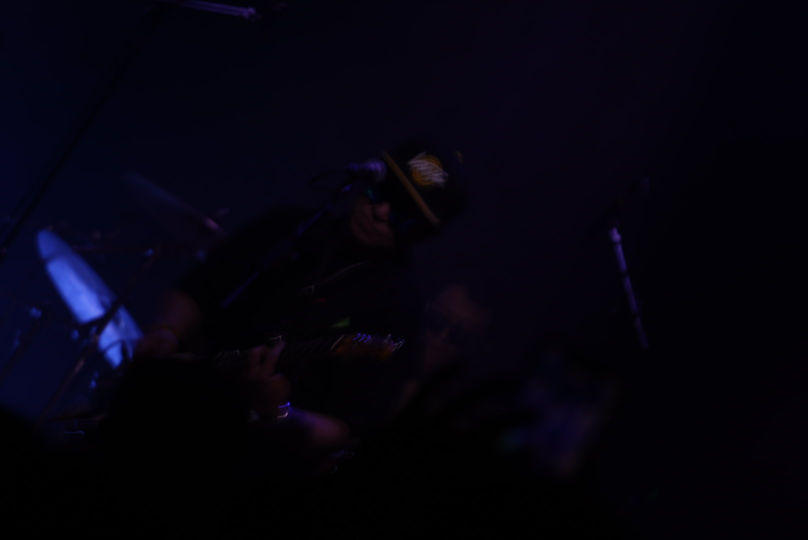
#> input picture data/fixtures/stage1/20260313__DSC06178.jpg, 1616 x 1080 px (shown at 1/2 size)
$ python -i image_processor.py   (imports and definitions only)   (older library calls are emulated)
#> lines starting #> are read from the running program, lines starting #| are printed output that depends on the picture; after the words box and inside, x2 and y2 are one past the last pixel; in counts of white or black regions, pixels touching at a corner belong together
"""Image processing and quality assessment for Livehouse photography pipelines.

设计说明（Livehouse bias）
------------------------
舞台场景常见：射灯高光、烟雾低对比、有意动态模糊。旧版 Stage1 对过曝/欠曝/低对比
直接 ``return False``，会把大量可交给 VLM 的片子挡在 Stage3 之外。

本版策略：
- **硬拒绝（passes_quality=False）** 仅用于：读图失败、无结构的全糊、接近纯色无信息、
  全黑/全白废片。其余情况一律 **放行**，用 ``tech_score`` 与 ``debug_info`` 记录惩罚。
- **动感模糊** 仅在梯度方向性异常 **且** 边缘密度低于地板时才标为 motion blur，避免
  单向舞台光或线条被误判。
- **曝光** 用亮度分位数与自适应高光/阴影占比，替代固定 230/30 直方图 bin。
- **欠曝 salvage**：对带 shadow 惩罚且结构仍在的片子做内存 EV 预览；通过则写入
  ``underexposure_salvage`` / ``effective_tech_score``，供 Stage2 门槛回补（不改原图像素）。
- **构图** 用「高亮区域质心 + 与中心/三分点的距离」简化近似主体位置（无专用检测器时的工程折中）。

性能：``assess_image_quality`` / ``fast_aesthetic_assessment`` / ``assess_composition`` 支持
可选传入已解码的 ``img_bgr`` / ``gray``，避免同一路径重复 IO。
"""
from __future__ import annotations

import base64
import io
import logging
from pathlib import Path
from typing import Any, Dict, List, Mapping, Optional, Tuple, Union

import cv2
import numpy as np
from PIL import Image

logger = logging.getLogger(__name__)

# --- Stage1 缺省阈值（yaml 未写时生效；与 livehouse 场景对齐）---
_STAGE1_FALLBACK: Dict[str, float] = {
    # 拉普拉斯方差：仅在与极低 edge_ratio 同时出现时才硬拒绝（真正「糊成一片」）
    "severe_blur_lap_max": 10.0,
    "severe_blur_edge_max": 0.0012,
    # 旧字段保留语义：作为「软」惩罚档位，不再直接 reject
    "laplacian_variance_min": 30.0,
    "laplacian_variance_slight_blur": 50.0,
    "laplacian_variance_medium": 120.0,
    "laplacian_variance_high": 200.0,
    # 动感模糊：Sobel 能量比阈值 + 结构地板（有边则倾向保留给 Stage3）
    "motion_blur_ratio_threshold": 1.5,
    "motion_blur_min_edge_ratio": 0.0035,
    "artistic_motion_min_edge_ratio": 0.003,
    # Severe-blur hard reject bypass (smoke / intentional motion haze → Stage2/3)
    "artistic_severe_edge_factor": 0.35,
    "haze_escape_lap_min": 0.55,
    "haze_escape_lap_max": 8.0,
    "haze_escape_edge_min": 0.00012,
    "haze_escape_contrast_min": 5.0,
    "haze_escape_contrast_max": 14.0,
    "haze_escape_p50_min": 8.0,
    "haze_escape_p50_max": 22.0,
    "haze_escape_luma_mass_min": 0.0003,
    "haze_escape_p_range_min": 18.0,
    # 曝光：分位数 + 占比惩罚（不再硬拒）
    "highlight_percentile": 98.5,
    "shadow_percentile": 2.5,
    "highlight_mass_soft": 0.12,
    "highlight_mass_hard": 0.38,
    "shadow_mass_soft": 0.35,
    "shadow_mass_hard": 0.65,
    # 兼容旧 yaml 键名：若仍存在则覆盖 soft 档位
    "overexposed_penalty": 0.15,
    "underexposed_penalty": 0.35,
    # 对比：只减分
    "contrast_min": 10.0,
    "contrast_penalty": 20.0,
    "contrast_soft_floor": 6.0,
    # 亮度极端（全黑/全白）
    "black_p99_max": 22.0,
    "white_p01_min": 235.0,
    "blank_range_max": 5.0,
    "blank_std_max": 2.0,
    # Near-black with residual structure → soft-continue (salvage / display EV), not hard reject.
    "near_black_escape_p_range_min": 12.0,
    "near_black_escape_edge_min": 0.0012,
    # 边缘丰富度（用于糊/动感联合判断）
    "edge_ratio_min": 0.005,
    "edge_canny_low": 45.0,
    "edge_canny_high": 135.0,
}


# [46 lines left out: functions _cfg, livehouse_severe_blur_escape, not called in this run]


class ImageProcessor:
    """OpenCV + PIL helpers: Stage1/2 metrics, composition heuristic, VLM thumbnail base64."""

    # [10 lines left out: function _orientation_from_wh, not called in this run]

    @staticmethod
    def _read_bgr(image_path: Union[str, Path]) -> Tuple[Optional[np.ndarray], Optional[str]]:
        """Load BGR uint8 once; supports unicode paths via imdecode."""
        p = str(image_path)
        try:
            img = cv2.imread(p)
            if img is not None:
                return img, None
            data = np.fromfile(p, dtype=np.uint8)
            img = cv2.imdecode(data, cv2.IMREAD_COLOR)
            if img is not None:
                return img, None
            return None, "Unable to read image"
        except OSError as e:
            logger.warning("OpenCV read failed for %s: %s", p, e)
            return None, f"Read error: {e}"

    # [106 lines left out: functions get_display_layout, _edge_ratio, _motion_blur_flags, _exposure_percentile_scores, _is_blank_or_extreme, _near_black_structure_escape, not called in this run]

    @staticmethod
    def _laplacian_var(gray: np.ndarray) -> float:
        return float(cv2.Laplacian(gray, cv2.CV_64F).var())

    @staticmethod
    def assess_composition(
        image_path: str,
        *,
        gray: Optional[np.ndarray] = None,
        img_bgr: Optional[np.ndarray] = None,
    ) -> float:
        """
        简化构图分（0–100）：高亮区域质心到画面中心 / 三分法锚点的接近程度。

        Livehouse：主体常被 spot 打亮，用高分位阈值做「亮区 mask」是廉价可用的 proxy；
        非舞台图可能偏差，但本模块主要服务 livehouse pipeline。
        """
        try:
            if gray is None:
                if img_bgr is None:
                    img_bgr, err = ImageProcessor._read_bgr(image_path)
                    if img_bgr is None:
                        logger.warning("assess_composition: cannot read %s (%s)", image_path, err)
                        return 50.0
                gray = cv2.cvtColor(img_bgr, cv2.COLOR_BGR2GRAY)
            h, w = gray.shape
            if h < 8 or w < 8:
                return 50.0

            thr = float(np.percentile(gray, 72))
            if thr < 1.0:
                thr = float(np.percentile(gray, 50))
            mask = (gray > thr).astype(np.uint8)
            if int(mask.sum()) < max(64, h * w // 500):
                thr = float(np.percentile(gray, 55))
                mask = (gray > thr).astype(np.uint8)
            ys, xs = np.nonzero(mask)
            if len(xs) < 10:
                return 48.0

            cx = float(xs.mean())
            cy = float(ys.mean())
            gx = (w - 1) * 0.5
            gy = (h - 1) * 0.5
            nd = float(np.hypot((cx - gx) / max(w, 1), (cy - gy) / max(h, 1)))
            thirds = [
                (w / 3.0, h / 3.0),
                (2.0 * w / 3.0, h / 3.0),
                (w / 3.0, 2.0 * h / 3.0),
                (2.0 * w / 3.0, 2.0 * h / 3.0),
            ]
            d_third = min(float(np.hypot(cx - tx, cy - ty)) for tx, ty in thirds)
            d_third_n = d_third / float(np.hypot(w, h) + 1e-6)
            anchor = float(min(nd * 1.15, d_third_n * 0.95))
            score = 100.0 * max(0.0, 1.0 - min(1.0, anchor * 2.8))

            # 轻微奖励：亮区不要太贴边（避免半个头被切）
            margin = 0.08 * min(w, h)
            if margin > 1 and (cx < margin or cy < margin or cx > w - 1 - margin or cy > h - 1 - margin):
                score = max(0.0, score - 8.0)

            return float(max(0.0, min(100.0, score)))
        except Exception as e:
            logger.warning("assess_composition failed for %s: %s", image_path, e)
            return 50.0

    # [266 lines left out: function assess_image_quality, not called in this run]

    @staticmethod
    def fast_aesthetic_assessment(
        image_path: str,
        *,
        img_bgr: Optional[np.ndarray] = None,
        gray: Optional[np.ndarray] = None,
    ) -> float:
        """
        Stage 2 快速审美 proxy（0–100）：饱和度 + 对比 + 构图启发，不做硬拒。

        与 Stage1 解耦阈值：失败时返回中性分并打日志，避免吞异常返回魔法常数。
        """
        try:
            if img_bgr is None:
                img_bgr, err = ImageProcessor._read_bgr(image_path)
#> in _read_bgr, img is the input picture: shape (1080, 1616, 3); mean B, G, R 13.9, 3.4, 4.9
                if img_bgr is None:
                    logger.warning("fast_aesthetic_assessment: read failed %s (%s)", image_path, err)
                    return 35.0
            if gray is None:
                gray = cv2.cvtColor(img_bgr, cv2.COLOR_BGR2GRAY)
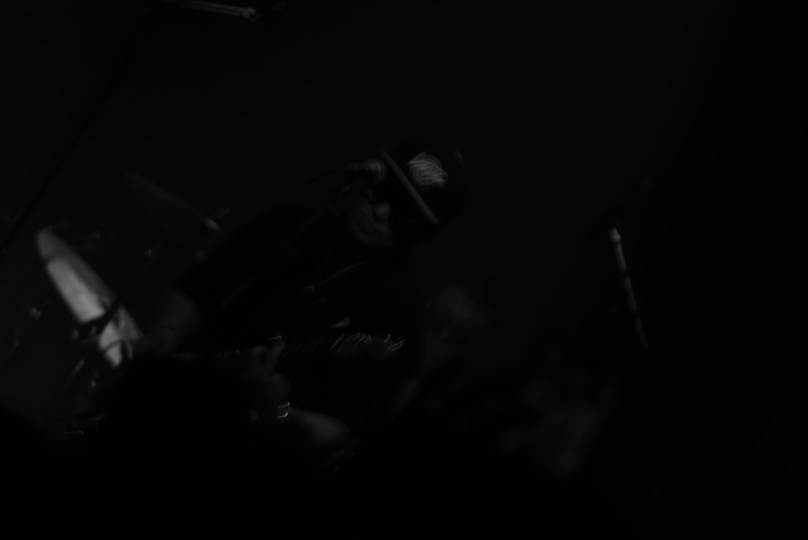
#> gray: shape (1080, 1616) (shown at 1/2 size); min 0, max 132, mean 5

            hsv = cv2.cvtColor(img_bgr, cv2.COLOR_BGR2HSV)
#> hsv: shape (1080, 1616, 3); mean H, S, V 107.8, 170.5, 14
            saturation = float(hsv[:, :, 1].mean())
#> saturation = 170.5
            color_vibrancy = saturation / 255.0 * 100.0
#> color_vibrancy = 66.87

            # 分位对比度比 raw std 更稳（抗极端高光像素）
            p5, p95 = (float(x) for x in np.percentile(gray, [5, 95]))
#> p5 = 0; p95 = 10
            spread = max(0.0, p95 - p5)
#> spread = 10
            technical_score = min(100.0, spread * 0.45)
#> technical_score = 4.5

            comp = ImageProcessor.assess_composition(image_path, gray=gray, img_bgr=img_bgr)
#> in assess_composition, `thr = float(np.percentile(gray, 72))`: thr = 6
#> in assess_composition, `mask = (gray > thr).astype(np.uint8)`:
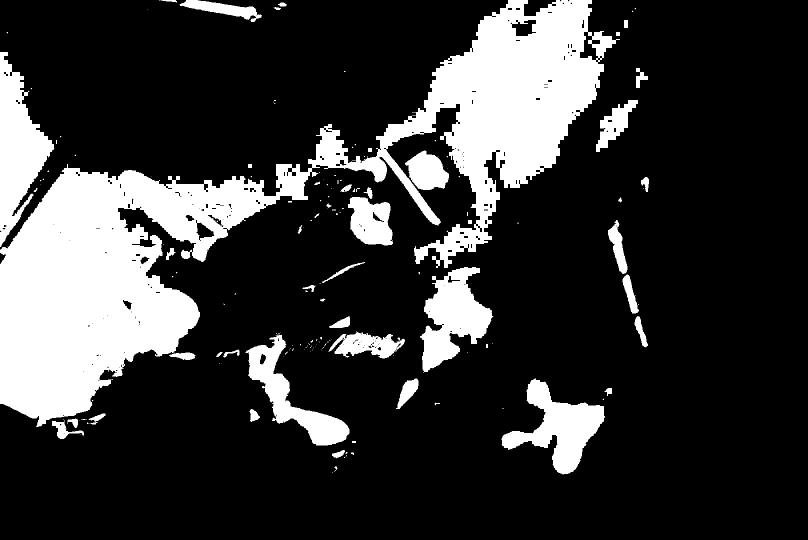
#> mask: shape (1080, 1616) (shown at 1/2 size); values 0 (black) and 1 (white), 21.1% white; 165 white regions (111 under 20 px), largest, box (x1, y1, x2, y2) and area: (0, 0, 1240, 854) 267900, (0, 104, 109, 494) 20890, (840, 534, 987, 746) 16267
#> in assess_composition, `cx = float(xs.mean())`: cx = 570
#> in assess_composition, `cy = float(ys.mean())`: cy = 459.9
#> in assess_composition, `nd = float(np.hypot((cx - gx) / max(w, 1), (cy - gy) / max(h, 1)))`: nd = 0.164
#> in assess_composition, `d_third = min(float(np.hypot(cx - tx, cy - ty)) for tx, ty in thirds)`: d_third = 104.7
#> in assess_composition, `d_third_n = d_third / float(np.hypot(w, h) + 1e-6)`: d_third_n = 0.0539
#> in assess_composition, `anchor = float(min(nd * 1.15, d_third_n * 0.95))`: anchor = 0.0512
#> in assess_composition, `score = 100.0 * max(0.0, 1.0 - min(1.0, anchor * 2.8))`: score = 85.67
#> comp = 85.67

            fast_score = min(
                100.0,
                technical_score * 0.34 + color_vibrancy * 0.36 + comp * 0.22 + 10.0,
            )
#> fast_score = 54.45
            return float(max(5.0, fast_score))
        except Exception as e:
            logger.warning("fast_aesthetic_assessment failed for %s: %s", image_path, e)
            return 40.0

    # [43 lines left out: function get_optimized_base64, not called in this run]

>>> result = ImageProcessor().fast_aesthetic_assessment('../../data/fixtures/stage1/20260313__DSC06178.jpg')
#> result = 54.45

$ run again, on data/fixtures/stage1/20260328__DSC09078.jpg
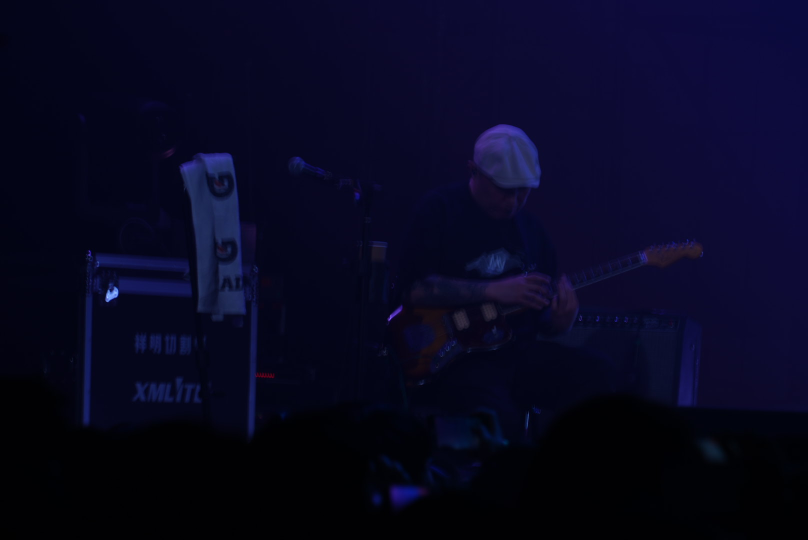
#> input picture data/fixtures/stage1/20260328__DSC09078.jpg, 1616 x 1080 px (shown at 1/2 size)
#> in _read_bgr, img is the input picture: shape (1080, 1616, 3); mean B, G, R 32.4, 7.5, 7.7
#> in fast_aesthetic_assessment, `gray = cv2.cvtColor(img_bgr, cv2.COLOR_BGR2GRAY)`:
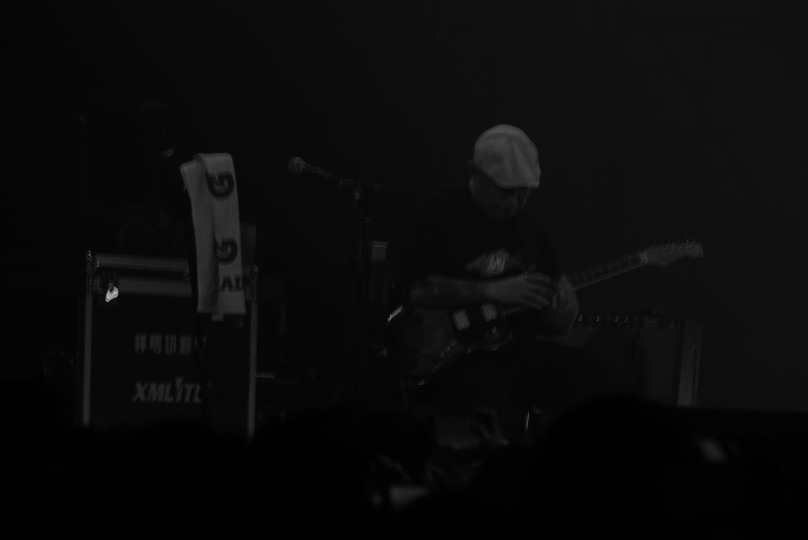
#> gray: shape (1080, 1616) (shown at 1/2 size); min 0, max 206, mean 10.4
#> hsv: shape (1080, 1616, 3); mean H, S, V 119.8, 201.2, 32.4
#> saturation = 201.2
#> color_vibrancy = 78.89
#> p5 = 1; p95 = 21
#> spread = 20
#> technical_score = 9
#> thr = 14
#> in assess_composition, `mask = (gray > thr).astype(np.uint8)`:
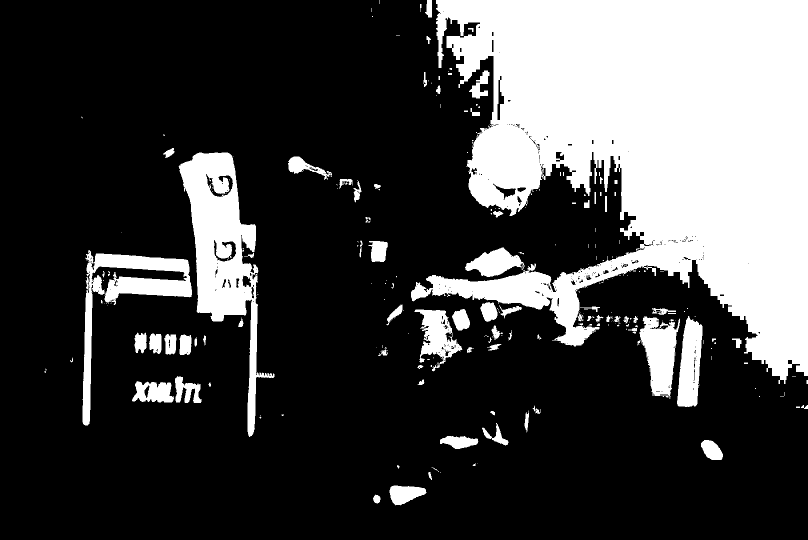
#> mask: shape (1080, 1616) (shown at 1/2 size); values 0 (black) and 1 (white), 26.7% white; 279 white regions (181 under 20 px), largest, box (x1, y1, x2, y2) and area: (822, 0, 1616, 768) 363167, (357, 305, 549, 874) 36490, (165, 500, 384, 851) 16088
#> cx = 1168.1
#> cy = 356.7
#> nd = 0.28
#> d_third = 90.86
#> d_third_n = 0.0467
#> anchor = 0.0444
#> score = 87.57
#> fast_score = 60.73

$ run again, on data/fixtures/stage1/20260328__DSC09080.jpg
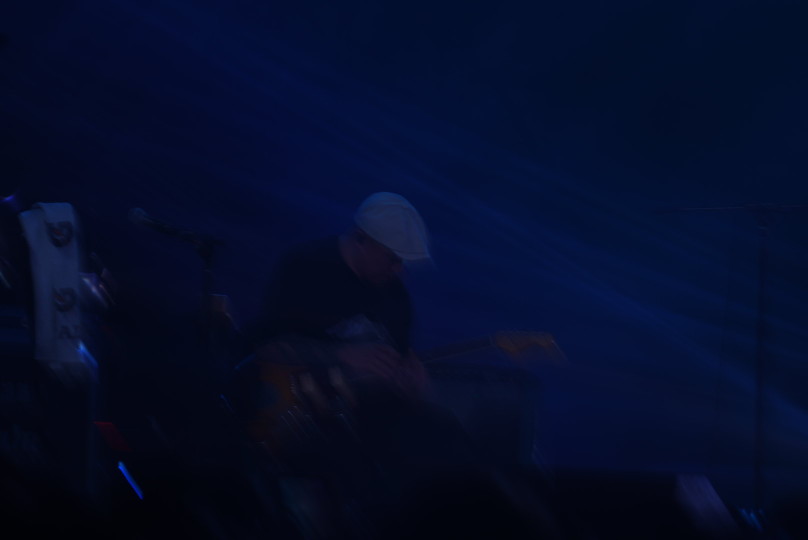
#> input picture data/fixtures/stage1/20260328__DSC09080.jpg, 1616 x 1080 px (shown at 1/2 size)
#> in _read_bgr, img is the input picture: shape (1080, 1616, 3); mean B, G, R 41.6, 12.8, 4.5
#> in fast_aesthetic_assessment, `gray = cv2.cvtColor(img_bgr, cv2.COLOR_BGR2GRAY)`:
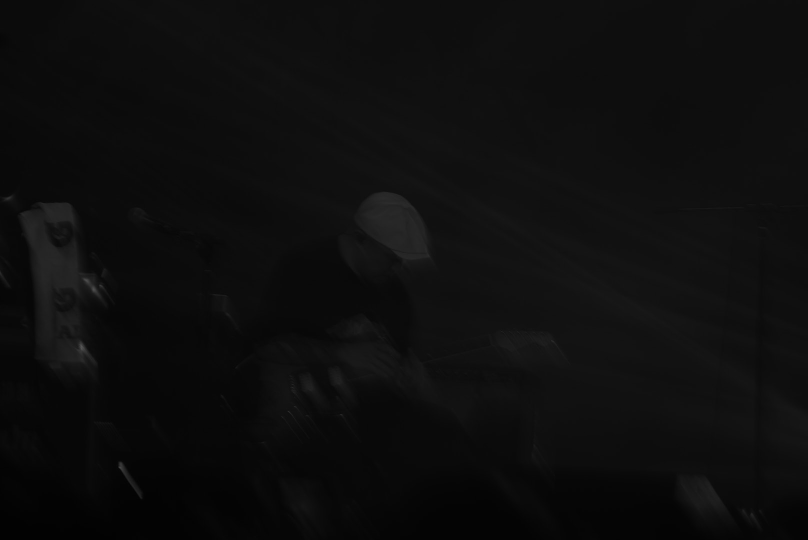
#> gray: shape (1080, 1616) (shown at 1/2 size); min 2, max 88, mean 13.6
#> hsv: shape (1080, 1616, 3); mean H, S, V 113.9, 224.8, 41.6
#> saturation = 224.8
#> color_vibrancy = 88.15
#> p5 = 5; p95 = 20
#> spread = 15
#> technical_score = 6.75
#> thr = 16
#> in assess_composition, `mask = (gray > thr).astype(np.uint8)`:
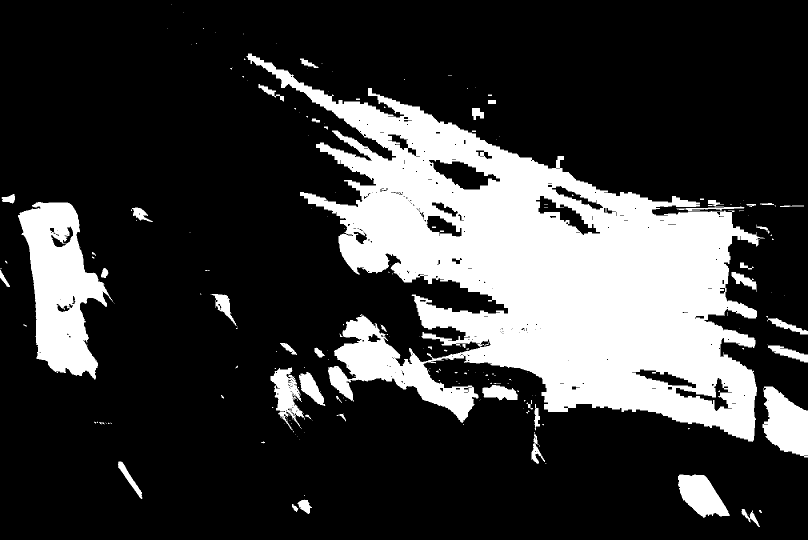
#> mask: shape (1080, 1616) (shown at 1/2 size); values 0 (black) and 1 (white), 22.9% white; 208 white regions (155 under 20 px), largest, box (x1, y1, x2, y2) and area: (493, 107, 1530, 884) 330551, (36, 404, 227, 760) 35693, (1525, 773, 1616, 915) 8814
#> cx = 996.8
#> cy = 571.2
#> nd = 0.121
#> d_third = 169.2
#> d_third_n = 0.087
#> anchor = 0.0827
#> score = 76.85
#> fast_score = 60.94
